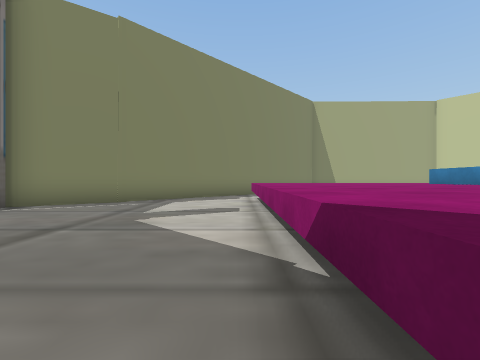
view 1 (above)

17 first-person views from a walk through a 3-D level made in the Unity game engine. The camera is 1.2 m above the floor, looks level and sees 90° across. The floor is counted in squares, 2 m on a side. Each view is taken from the middle of a square. On the plan, view 1 faces up. The plan holds only what a view shows up to about 9 squares ahead; the rest is blank. The place goes on beyond the plan. The player character is not drawn. Some surface patterns are stand-ins.

view 2
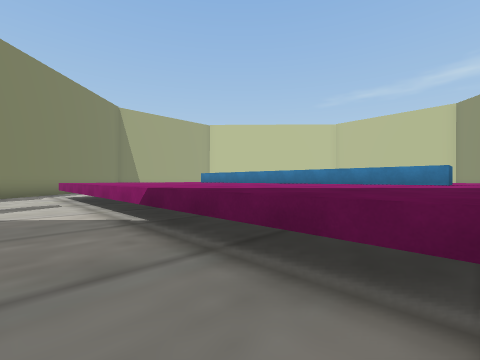

view 3
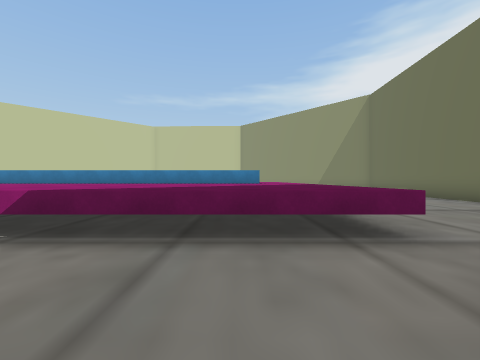

view 4
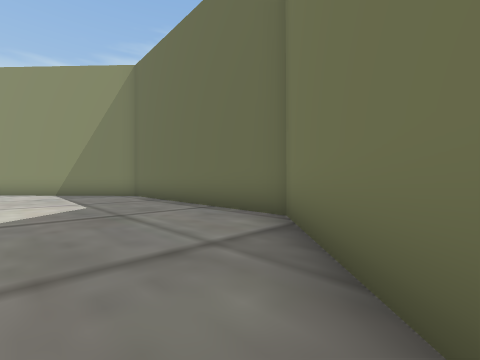

view 5
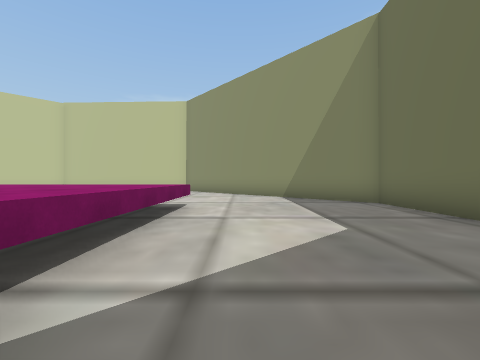

view 6
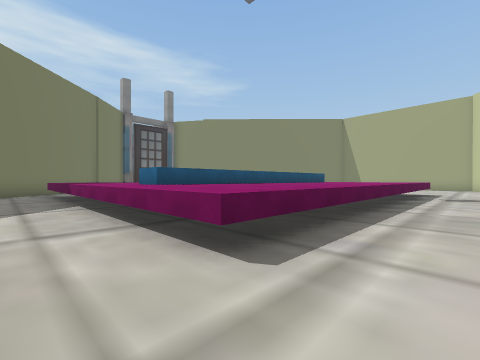

view 7
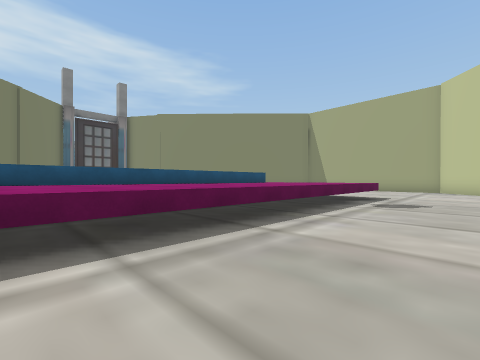

view 8
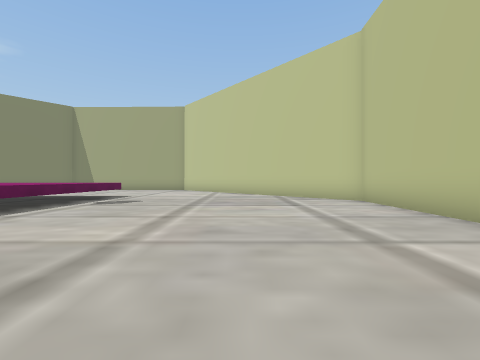

view 9
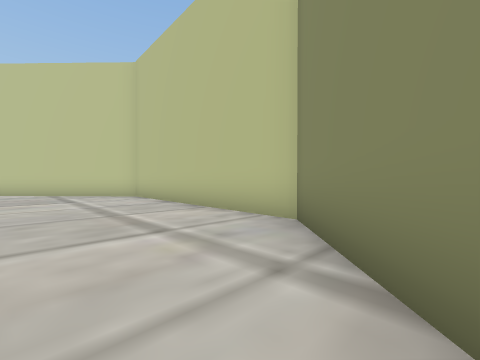

view 10
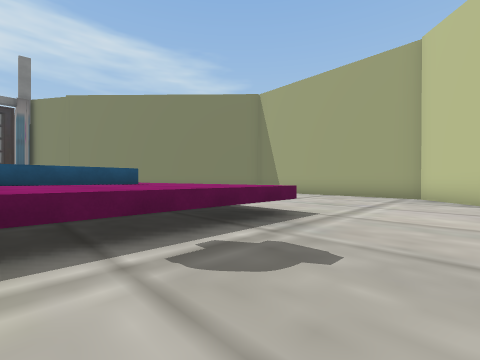

view 11
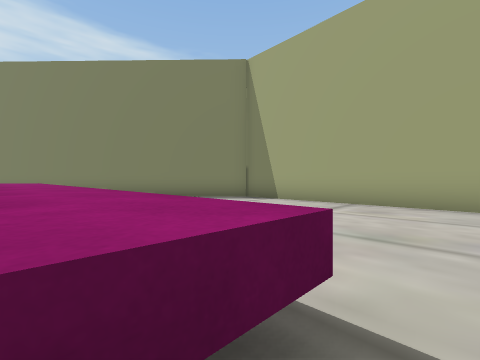

view 12
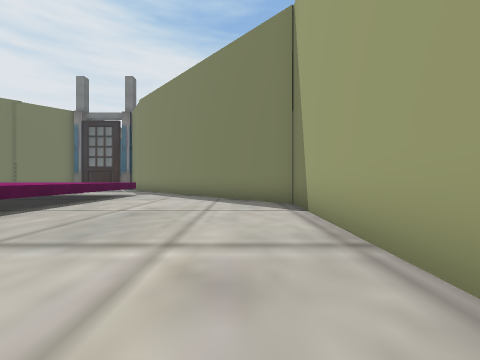

view 13
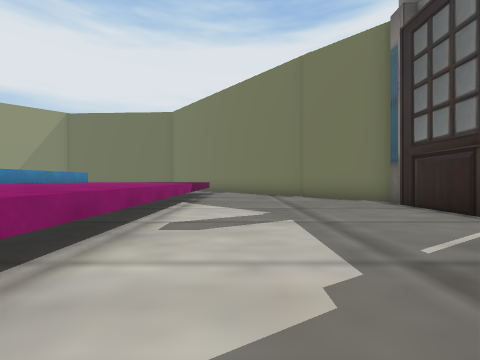

view 14
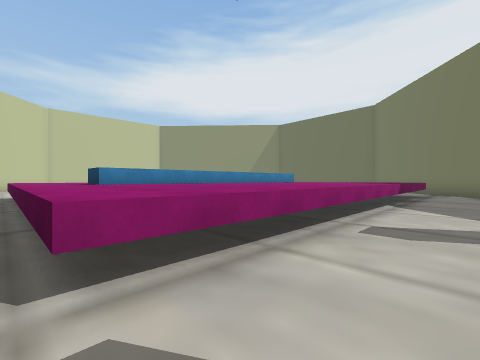

view 15
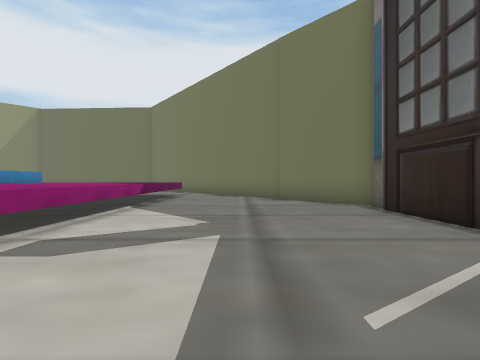

view 16
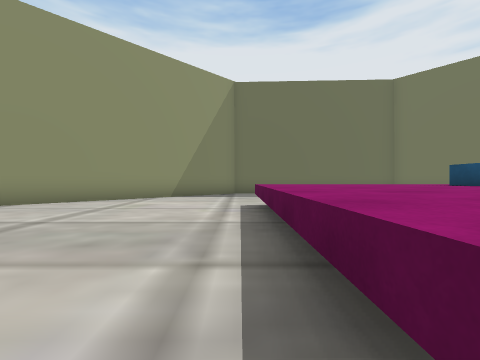

view 17
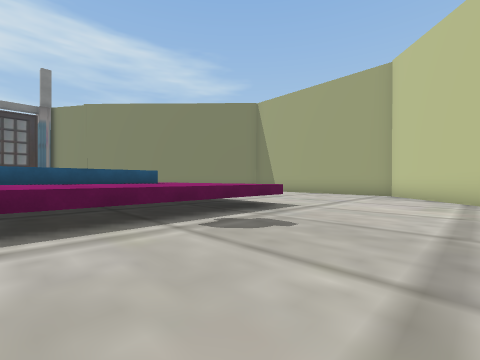

### Floor plan
Key: @ floor where view 1 was taken; # wall or solid block; . floor; ^ raised ledge.
Columns run from 5 left of view 1 to 18 right of it. Each row starts with its distance up from view 1.
 14         #########
 13        ##.......##
 12       ##.........##
 11      ##...........##
 10     ##.............##
  9    ##...............##
  8   ##.................##
  7  ##...^^^^^^^^^.......##
  6 ##....^^^^^^^^^........#
  5 #.....^^^^^^^^^........#
  4 #.....^^^^^^^^^........#
  3 #.....^^^^^^^^^........#
  2 #.....^^^^^^^^^........#
  1 #.....^^^^^^^^^........#
  0 ##...@^^^^^^^^^........#
 -1  ##...^^^^^^^^^........#
 -2   ##..^^^^^^^^^......###
 -3    ##...............##
 -4     ##.............##
 -5      ##...........##
 -6       ##.........##
 -7        ##.......##
 -8         #########

Positions as (right, up) in squares from view 1, and headings:
1: (0, 0), facing up
2: (-1, -2), facing up-right
3: (-2, -1), facing right
4: (1, -4), facing down-right
5: (4, -4), facing right
6: (11, -4), facing up-left
7: (12, -1), facing up-left
8: (14, -1), facing up
9: (14, -3), facing up-right
10: (12, 4), facing up-left
11: (10, 7), facing up-left
12: (10, 12), facing left
13: (-1, 8), facing down
14: (-1, 8), facing down-right
15: (-2, 7), facing down
16: (10, 3), facing down
17: (13, 3), facing up-left
